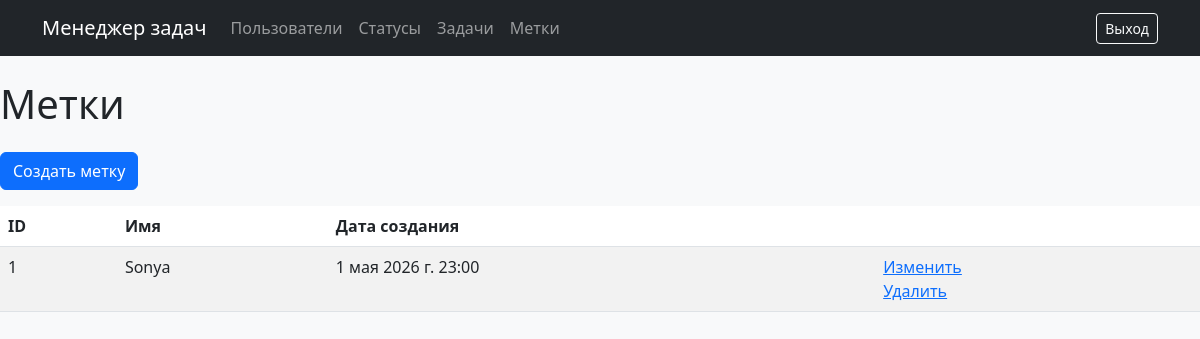
Screenshot of /labels/ (signed in) with the database file from the repository.
### labels/models.py (models this page shows, shortened)
class Label(models.Model):
    name = models.CharField(
        max_length=255,
        null=False,
        blank=False,
        unique=True
    )
    created_at = models.DateTimeField(auto_now_add=True)

### labels/views.py (the view)
# urls.py: path("", IndexLabelView.as_view(), name="list"),
class IndexLabelView(LoginRequiredMixin, ListView):
    template_name = os.path.join("labels", "index.html")
    model = Label
    context_object_name = "labels"
    extra_context = {
        "title": _TITLE_INDEX,
        **_UI_COMMON,
        **_UI_ACTIONS,
        "submit": _TITLE_CREATE,
    }
    permission_denied_message = settings.LOGIN_REQUIRED_MESSAGE

### task_manager/templates/labels/index.html
{% extends 'layout.html' %}
{% load django_bootstrap5 %}
{% load i18n %}
{% block content %}
   <h1 class="my-4"> {{ title }}</h1>
   <a class="btn btn-primary mb-3" href="{% url 'labels:create' %}">{{ submit }}</a>
    <table class = "table table-striped">
		<thead>
        <tr>
            <th>{{ ID }}</th>
            <th>{{ name }}</th>
            <th>{{ created_at }}</th>
			<th></th>
		</tr>
	</thead>
	<tbody>
        {% for label in labels %}
            <tr>
                <td> {{ label.id }}</td>
                <td> {{ label.name }}</td>
                <td> {{ label.created_at }}</td>
                <td>
                    <a href = "{% url 'labels:update' label.id %}">{{ edit }}</a><br>
                    <a href = "{% url 'labels:delete' label.id %}">{{ delete }}</a>
                </td>
            </tr>
        {% endfor %}
		</tbody>
    </table>
{% endblock %}

### rows the page displays
Label: id "1", name "Sonya", created_at "1 мая 2026 г. 23:00", edit "Изменить", delete "Удалить"

### other values shown
{{ title }} "Метки"
{{ submit }} "Создать метку"
{{ ID }} "ID"
{{ name }} "Имя"
{{ created_at }} "Дата создания"
